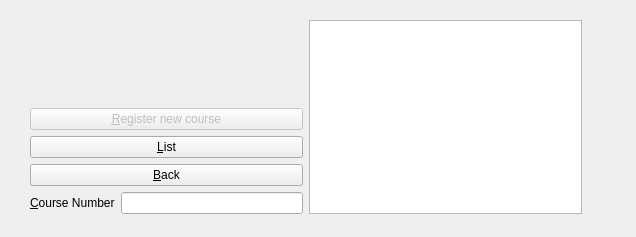
<?xml version="1.0" encoding="UTF-8"?>
<ui version="4.0">
 <class>RegisterDialog</class>
 <widget class="QDialog" name="RegisterDialog">
  <property name="geometry">
   <rect>
    <x>0</x>
    <y>0</y>
    <width>636</width>
    <height>237</height>
   </rect>
  </property>
  <property name="windowTitle">
   <string>Dialog</string>
  </property>
  <widget class="QWidget" name="">
   <property name="geometry">
    <rect>
     <x>30</x>
     <y>20</y>
     <width>552</width>
     <height>194</height>
    </rect>
   </property>
   <layout class="QHBoxLayout" name="horizontalLayout_2">
    <item>
     <layout class="QVBoxLayout" name="verticalLayout_2">
      <item>
       <layout class="QVBoxLayout" name="verticalLayout">
        <item>
         <widget class="QLabel" name="label">
          <property name="text">
           <string/>
          </property>
         </widget>
        </item>
        <item>
         <widget class="QPushButton" name="registerButton">
          <property name="enabled">
           <bool>false</bool>
          </property>
          <property name="text">
           <string>&amp;Register new course</string>
          </property>
         </widget>
        </item>
        <item>
         <widget class="QPushButton" name="listButton">
          <property name="text">
           <string>&amp;List</string>
          </property>
         </widget>
        </item>
       </layout>
      </item>
      <item>
       <widget class="QPushButton" name="backButton">
        <property name="text">
         <string>&amp;Back</string>
        </property>
       </widget>
      </item>
      <item>
       <layout class="QHBoxLayout" name="horizontalLayout">
        <item>
         <widget class="QLabel" name="label_2">
          <property name="text">
           <string>&amp;Course Number</string>
          </property>
          <property name="buddy">
           <cstring>lineEdit</cstring>
          </property>
         </widget>
        </item>
        <item>
         <widget class="QLineEdit" name="lineEdit"/>
        </item>
       </layout>
      </item>
     </layout>
    </item>
    <item>
     <widget class="QListWidget" name="list"/>
    </item>
   </layout>
  </widget>
 </widget>
 <tabstops>
  <tabstop>registerButton</tabstop>
  <tabstop>listButton</tabstop>
  <tabstop>lineEdit</tabstop>
 </tabstops>
 <resources/>
 <connections>
  <connection>
   <sender>backButton</sender>
   <signal>clicked()</signal>
   <receiver>RegisterDialog</receiver>
   <slot>accept()</slot>
   <hints>
    <hint type="sourcelabel">
     <x>81</x>
     <y>104</y>
    </hint>
    <hint type="destinationlabel">
     <x>91</x>
     <y>155</y>
    </hint>
   </hints>
  </connection>
 </connections>
</ui>
